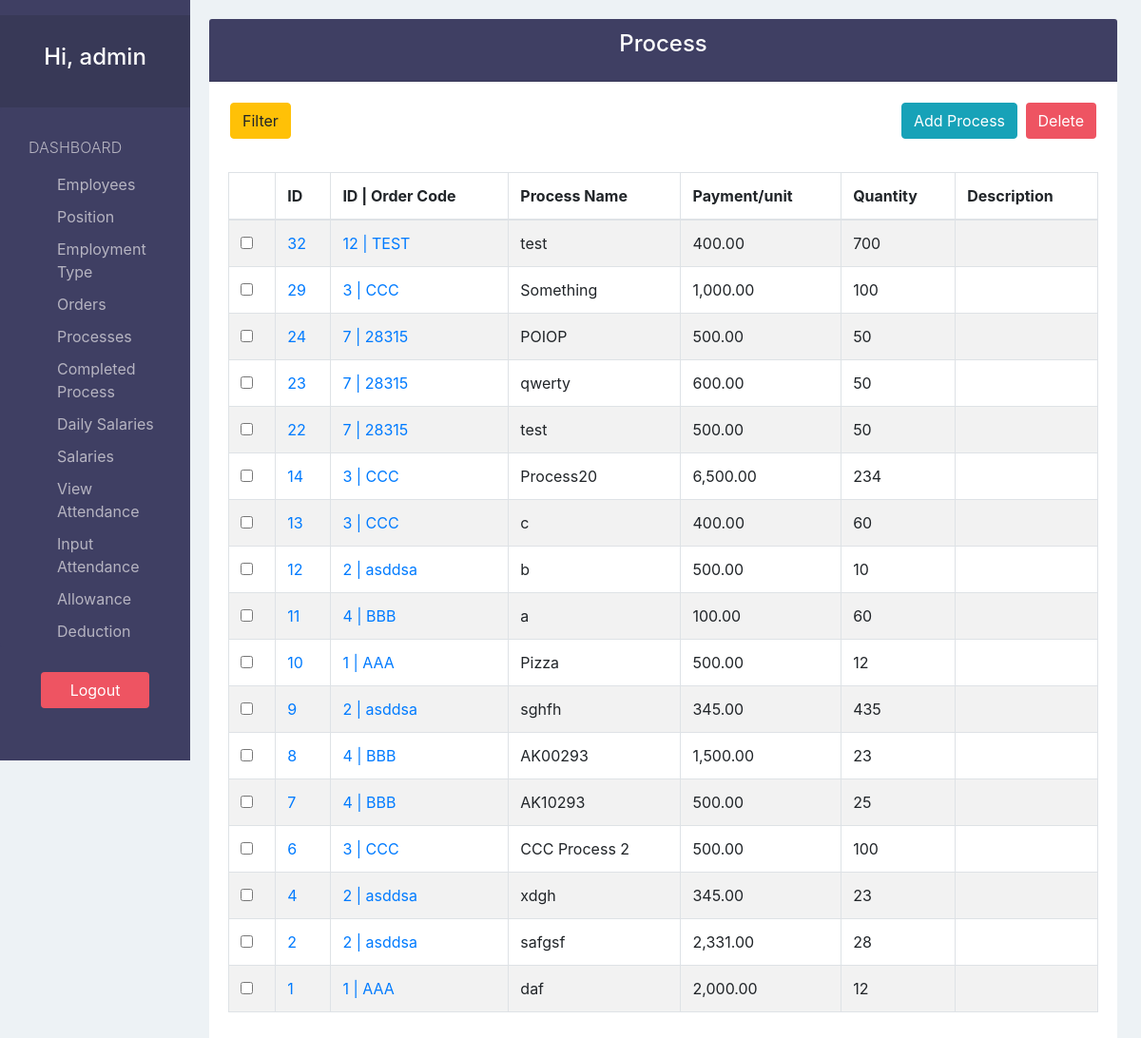
/process/ (signed in), run on the app's committed database.
### payrollApp/models.py (models this page shows, shortened)
class Process(models.Model):
  orderID     = models.ForeignKey('Order', default=None, null=True, on_delete=models.CASCADE)
  name        = models.CharField(max_length=200)
  price       = models.DecimalField(decimal_places=2, max_digits=100, validators=[MinValueValidator(0, message="Price can't be less than 0")])
  quantity    = models.PositiveIntegerField()
  description = models.TextField(blank=True, null=True)

class Order(models.Model):
  code         = models.CharField(max_length=50, unique=True)
  name         = models.CharField(max_length=200)
  quantity     = models.PositiveIntegerField()
  description  = models.TextField(blank=True, null=True)
  dateCreated  = models.DateTimeField(auto_now_add=True)
  lastModified = models.DateTimeField(auto_now=True)
  def __str__(self):
    return str(self.id)+" | "+self.code

### payrollApp/views.py (the view)
# urls.py: path('process/', views.process_view, name="process"),
@login_required(login_url='login')
def process_view(request):
  processes = Process.objects.all().order_by('-id')
  flag   = True
  if not processes:
    flag=False
  orders = Order.objects.exists()
  orderFlag=True
  if not orders:
    orderFlag=False
  myFilter = ProcessFilter(request.GET, queryset=processes)
  processes = myFilter.qs
  context = {
    'processes':processes,
    'orderFlag':orderFlag,
    'flags':flag,
    'myFilter':myFilter
  }
  return render(request, "process/process.html", context)

### payrollApp/templatetags/customtags.py (called while the page is built)
@register.filter(name='getID')
def getID(value):
  if value != str('None'):
    return int(value.split("|")[0])
  else:
    return 'None'

### payrollApp/templates/process/process.html (shortened to what this page needs)
{% extends 'view_base.html' %}
{% load customtags %}
{% load humanize %}
{% load bootstrap4 %}
{% block viewTitle %}Process{% endblock %}
{% block addBtn %}
  {% if orderFlag %}
    <a href="{% url 'create-process' %}?next={{ request.path }}" class="btn btn-info">Add Process</a>
  {% else %}
    <a href="{% url 'create-order' %}" class="btn btn-info">Add Order</a>
  {% endif %}
{% endblock %}
{% block columns %}
  {% if flags %}
    {% block form %}
      <form action="{% url 'delete-process'%}?next={{ request.path }}" method="POST">{% csrf_token %}
    {% endblock %}
    <th></th>
    <th>ID</th>
    <th>ID | Order Code</th>
    <th>Process Name</th>
    <th>Payment/unit</th>
    <th>Quantity</th>
    <th>Description</th>
  {% endif %}
{% endblock %}
{% block tbodyContent %}
  {% if not flags %}
  <h3>No Process</h3>
  {% else %}
    {% for process in processes %}
      <tr>
        <td><input type="checkbox" name="selected" value="{{ process.id }}"></td>
        <td scope="row"><a href="{% url 'edit-process' process.id %}?next={{ request.path }}">{{ process.id }}</a></td>
        <td>{% if process.orderID %}
            <a href="{% url 'process-of-order' process.orderID|escape|getID %}">{{ process.orderID }}</a>
          {% else %}
            {{ process.orderID }}
          {% endif %}</td>
        <td>{{ process.name }}</td>
        <td>{{ process.price|intcomma }}</td>
        <td>{{ process.quantity|intcomma }}</td>
        <td>{{ process.description|slice:"0:15" }}{% if process.description|length > 15 %}...{% endif %}</td>
      </tr>
    {% endfor %}
  {% endif %}
{% endblock %}

### payrollApp/templates/sidebar.html (shortened to what this page needs)
{% url 'employee' as employee_url %}
{% url 'position' as position_url %}
{% url 'employmentType' as employmentType_url %}
{% url 'order' as order_url %}
{% url 'process' as process_url %}
{% url 'completedProcess' as completedProcess_url %}
{% url 'dailySalary' as dailySalary_url %}
{% url 'inputDate-salary' as inputDateSalary_url %}
{% url 'inputDate-attendance' as inputDateAttendance_url %}
{% url 'attendance' as attendance_url %}
  <div>
    <nav class="navbar navbar-dark navbar-expand-sm">
    </nav>
    <div class="collapse" id="navbarToggleExternalContent">
      <div class="navbar-nav">
        <div class="text-center text-white sidebarHeader">
          <h4>Hi, {{ request.user.username }}</h4>
        </div>
        <div class="list-group">
          <span class="text-uppercase">Dashboard</span>
          <a href="{% url 'employee' %}" class="list-group-item {% if request.path == employee_url %}  active {% endif %}">Employees</a>
          <a href="{% url 'position' %}" class="list-group-item {% if request.path == position_url %} active {% endif %}">Position</a>
          <a href="{% url 'employmentType' %}" class="list-group-item {% if request.path == employmentType_url %} active {% endif %}">Employment Type</a>
          <a href="{% url 'order' %}"
            class="list-group-item {% if request.path == order_url %} active {% endif %}">Orders
          </a>
          <a href="{% url 'process' %}" class="list-group-item {% if request.path == process_url %} active {% endif %}">Processes</a>
          <a href="{% url 'completedProcess' %}" class="list-group-item {% if request.path == completedProcess_url %} active {% endif %}">Completed Process</a>
          <a href="{% url 'dailySalary' %}" class="list-group-item {% if request.path == dailySalary_url %} active {% endif %}">Daily Salaries</a>
          <a href="{% url 'inputDate-salary' %}" class="list-group-item {% if request.path == inputDateSalary_url %} active {% endif %}">Salaries</a>
          <a href="{% url 'attendance' %}" class="list-group-item {% if request.path == attendance_url %} active {% endif %}">View Attendance</a>
          <a href="{% url 'inputDate-attendance' %}" class="list-group-item {% if request.path == inputDateAttendance_url %} active {% endif %}">Input Attendance</a>
          <a href="{% url 'allowance' %}" class="list-group-item {% if request.path == allowance_url %} active {% endif %}">Allowance</a>
          <a href="{% url 'deduction' %}" class="list-group-item {% if request.path == deduction_url %} active {% endif %}">Deduction</a>
        </div>
        <div class="text-center m-4">
          <a href="{% url 'logout' %}" class="btn btn-pink">Logout</a>
        </div>
      </div>
    </div>
  </div>

### payrollApp/static/css/style.css (style rules this page uses)
body { padding-top: 20px; background-color: #EDF2F5; overflow: auto; }
.text-white { color:white; }
.btn-pink { color: white; background-color: #EE5462; }
.sidebarHeader { padding: 30px 10px; font-weight: bold; font-size: 15px; background-color: #383957; }
.sidebar .list-group { padding: 0; background-color: #3F3F63; }
.sidebar .list-group > span { color: #B6B4C1; display: block; margin-top: 20px; padding: 10px 30px; font-size: 16px; font-weight: 300; }
.sidebar .list-group .list-group-item, .sidebar .list-group .list-group-item:focus { background-color: #3F3F63; color: #B6B4C1; border: 0; padding-left: 60px; padding-right: 30px; padding-top: 5px; padding-bottom: 5px; }
.sidebar > div:last-child .btn { width: 75%; }
.table > thead > tr > th, .table > thead > tr >td { vertical-align: middle; }
.btn { margin: 2px; }
@media only screen and (min-width: 576px) { .collapse:not(.show) { display: block !important; } }

### data on the page
Process: id "32", orderID "12 | TEST", name "test", price "400.00", quantity "700"
Process: id "29", orderID "3 | CCC", name "Something", price "1,000.00", quantity "100"
Process: id "24", orderID "7 | 28315", name "POIOP", price "500.00", quantity "50"
Process: id "23", orderID "7 | 28315", name "qwerty", price "600.00", quantity "50"
Process: id "22", orderID "7 | 28315", name "test", price "500.00", quantity "50"
Process: id "14", orderID "3 | CCC", name "Process20", price "6,500.00", quantity "234"
Process: id "13", orderID "3 | CCC", name "c", price "400.00", quantity "60"
Process: id "12", orderID "2 | asddsa", name "b", price "500.00", quantity "10"
Process: id "11", orderID "4 | BBB", name "a", price "100.00", quantity "60"
Process: id "10", orderID "1 | AAA", name "Pizza", price "500.00", quantity "12"
Process: id "9", orderID "2 | asddsa", name "sghfh", price "345.00", quantity "435"
Process: id "8", orderID "4 | BBB", name "AK00293", price "1,500.00", quantity "23"
Process: id "7", orderID "4 | BBB", name "AK10293", price "500.00", quantity "25"
Process: id "6", orderID "3 | CCC", name "CCC Process 2", price "500.00", quantity "100"
Process: id "4", orderID "2 | asddsa", name "xdgh", price "345.00", quantity "23"
Process: id "2", orderID "2 | asddsa", name "safgsf", price "2,331.00", quantity "28"
Process: id "1", orderID "1 | AAA", name "daf", price "2,000.00", quantity "12"

### other printed values
{{ request.user.username }} "admin"
